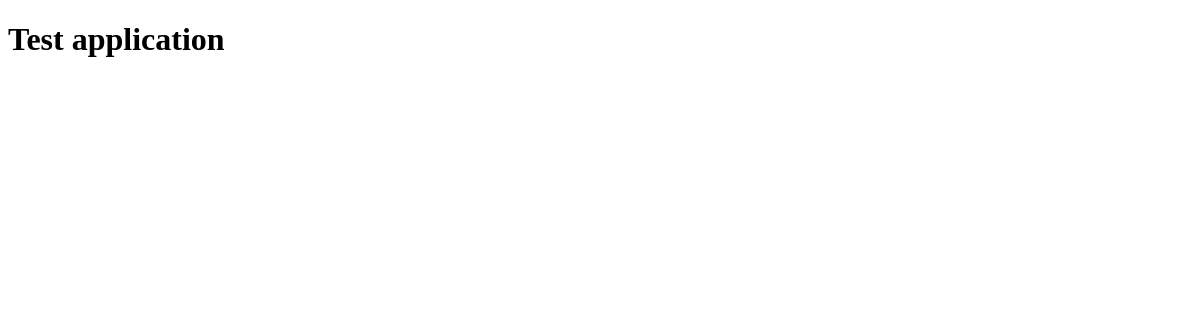
Before: / with the older database file.
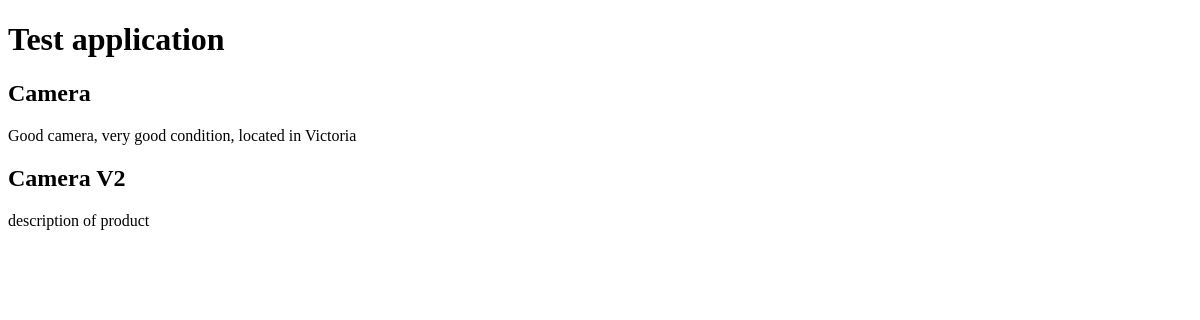
After: the same page with the newer database file.
### core/models.py (models this page shows, shortened)
class Listing(models.Model):
    author = models.ForeignKey(Profile, on_delete=models.CASCADE)
    title = models.CharField(max_length=100, blank=False)
    description = models.TextField(max_length=350, blank=True, null=True)
    images = models.ImageField(upload_to='images/', blank=True, null=True)
    price = models.DecimalField(max_digits=10, decimal_places=2)
    slug = models.SlugField(unique=True,allow_unicode=True)

### core/views.py (the view)
# urls.py: path('', views.index, name='index'),
def index(request):
    listings = Listing.objects.all()
    context = {
        'listings': listings,
    }
    return render(request, 'core/index.html', context)

### templates/core/index.html (shortened to what this page needs)
{% extends 'base.html' %}
{% block content %}
    <h1>Test application</h1>
    {% for listing in listings %}
        <h2>{{ listing.title }}</h2>
        <p>{{ listing.description }}</p>
    {% endfor %}
{% endblock %}

### templates/base.html (shortened to what this page needs)
<!DOCTYPE html>
<html lang="en">
<head>
</head>
<body>
{% block content %}
{% endblock %}
</body>
</html>

Changed rows visible on the page:
added Listing: title "Camera", description "Good camera, very good condition, located in Victoria"
added Listing: title "Camera V2", description "description of product"
